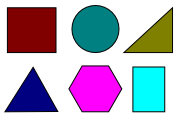
//> input picture Main/src/visao/shapes/detect-simple-shapes-feat-img1.png, 180 x 120 px
$ ./canny ../shapes/detect-simple-shapes-feat-img1.png   (built with g++ and OpenCV 4)
//> lines starting //> are read from the running program, lines starting //| are printed output that depends on the picture; after the words box and inside, x2 and y2 are one past the last pixel; in counts of white or black regions, pixels touching at a corner belong together
#include "opencv2/highgui/highgui.hpp"
#include "opencv2/imgproc/imgproc.hpp"
#include <iostream>
#include <stdio.h>
#include <stdlib.h>

using namespace cv;
using namespace std;

Mat src; Mat src_gray;
int thresh = 100;
int max_thresh = 255;
RNG rng(12345);

/// Function header
void thresh_callback(int, void* );

/** @function main */
int main( int argc, char** argv )
{
  if (argc < 2)
    return -1;
  /// Load source image and convert it to gray
  src = imread( argv[1], 1 );
//> src is the input picture: 120 rows x 180 cols, CV_8UC3; mean B, G, R 191, 169.9, 177.1

  /// Convert image to gray and blur it
  cvtColor( src, src_gray, CV_BGR2GRAY );
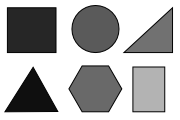
//> src_gray: 120 rows x 180 cols, CV_8UC1; min 0, max 255, mean 174.4
  //blur( src_gray, src_gray, Size(3,3) );

  /// Create Window
  String source_window = "Source";
  namedWindow( source_window, CV_WINDOW_AUTOSIZE );
  imshow( source_window, src );

  createTrackbar( " Canny thresh:", "Source", &thresh, max_thresh, thresh_callback );
  thresh_callback( 0, 0 );
  for (;;)
    waitKey(0);
  return(0);
}

/** @function thresh_callback */
void thresh_callback(int, void* )
{
  Mat canny_output;
  vector<vector<Point> > contours;
  vector<Vec4i> hierarchy;

  /// Detect edges using canny
  Canny( src_gray, canny_output, thresh, thresh*2, 3 );
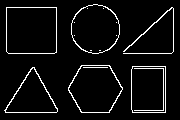
//> canny_output: 120 rows x 180 cols, CV_8UC1; 5.8% white in thin lines or dots, all inside (x1, y1, x2, y2) = (4, 4, 174, 113)
  /// Find contours
  findContours( canny_output, contours, hierarchy, CV_RETR_TREE, CV_CHAIN_APPROX_SIMPLE, Point(0, 0) );
//> contours = 21 contours, 10 with area under 20; largest, box (x1, y1, x2, y2) and area: (6, 7, 57, 54) 2296, (6, 7, 57, 54) 2295, (68, 65, 123, 113) 1953, (68, 65, 123, 113) 1900, (71, 4, 120, 54) 1855

  /// Draw contours
  Mat drawing = Mat::zeros( canny_output.size(), CV_8UC3 );
  for( int i = 0; i< contours.size(); i++ )
     {
       Scalar color = Scalar( rng.uniform(0, 255), rng.uniform(0,255), rng.uniform(0,255) );
       drawContours( drawing, contours, i, color, 1, 8, hierarchy, 0, Point() );
     }
//> this loop made 21 passes
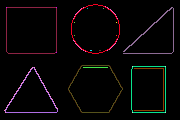
//> drawing: 120 rows x 180 cols, CV_8UC3; mean B, G, R 5.9, 5.4, 7.8

  /// Show in a window
  namedWindow( "Contours", CV_WINDOW_AUTOSIZE );
  imshow( "Contours", drawing );
}
